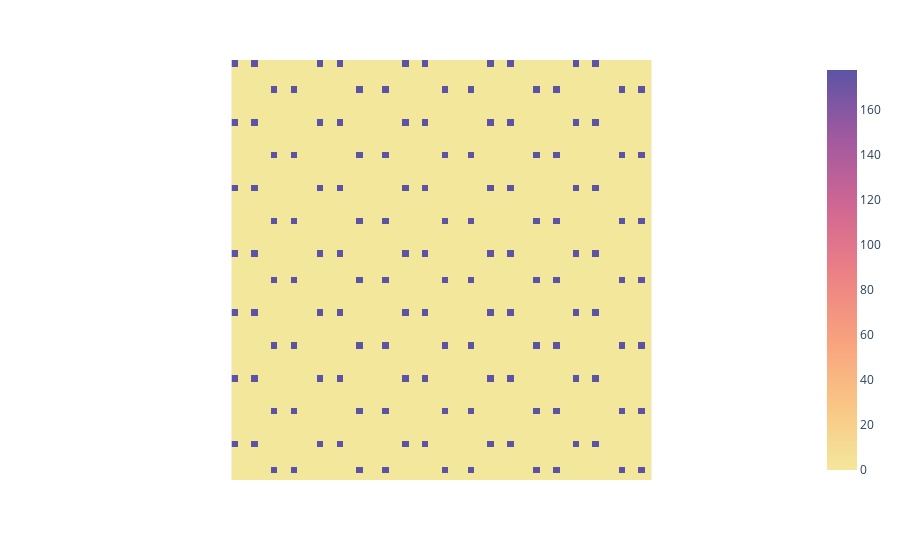

The notebook cell saved with this chart:
### Code cell
fig = px.imshow(np.abs(v), color_continuous_scale='sunset')

fig.update_layout(coloraxis_showscale=True)
fig.update_xaxes(showticklabels=False)
fig.update_yaxes(showticklabels=False)
fig.show()

### Figure 1 — Plotly figure (JSON) as saved in the notebook; plotly's stock layout.template omitted (floating-point values rounded to 4 significant figures; data arrays with more than 128 entries replaced by an {"elided": "..."} marker saying what was removed)
{"data": [{"coloraxis": "coloraxis", "type": "heatmap", "z": {"elided": "64x64 float values"}}], "layout": {"coloraxis": {"colorscale": [[0, "rgb(243, 231, 155)"], [0.1667, "rgb(250, 196, 132)"], [0.3333, "rgb(248, 160, 126)"], [0.5, "rgb(235, 127, 134)"], [0.6667, "rgb(206, 102, 147)"], [0.8333, "rgb(160, 89, 160)"], [1, "rgb(92, 83, 165)"]], "showscale": true}, "margin": {"t": 60}, "xaxis": {"constrain": "domain", "scaleanchor": "y", "showticklabels": false}, "yaxis": {"autorange": "reversed", "constrain": "domain", "showticklabels": false}}}
